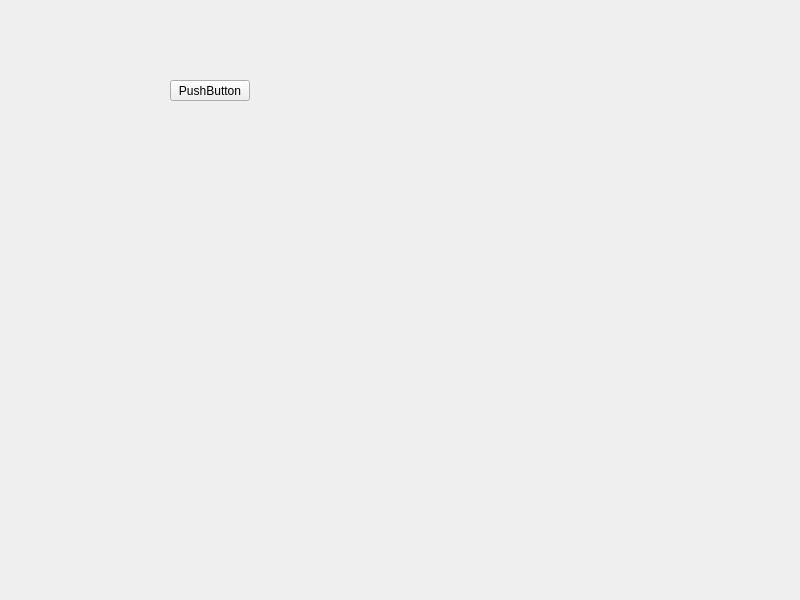
<?xml version="1.0" encoding="UTF-8"?>
<ui version="4.0">
 <class>MainWindow</class>
 <widget class="QWidget" name="MainWindow">
  <property name="geometry">
   <rect>
    <x>0</x>
    <y>0</y>
    <width>800</width>
    <height>600</height>
   </rect>
  </property>
  <property name="windowTitle">
   <string>MainWindow</string>
  </property>
  <widget class="QPushButton" name="btn1">
   <property name="geometry">
    <rect>
     <x>170</x>
     <y>80</y>
     <width>80</width>
     <height>21</height>
    </rect>
   </property>
   <property name="text">
    <string>PushButton</string>
   </property>
  </widget>
 </widget>
 <resources/>
 <connections/>
</ui>
